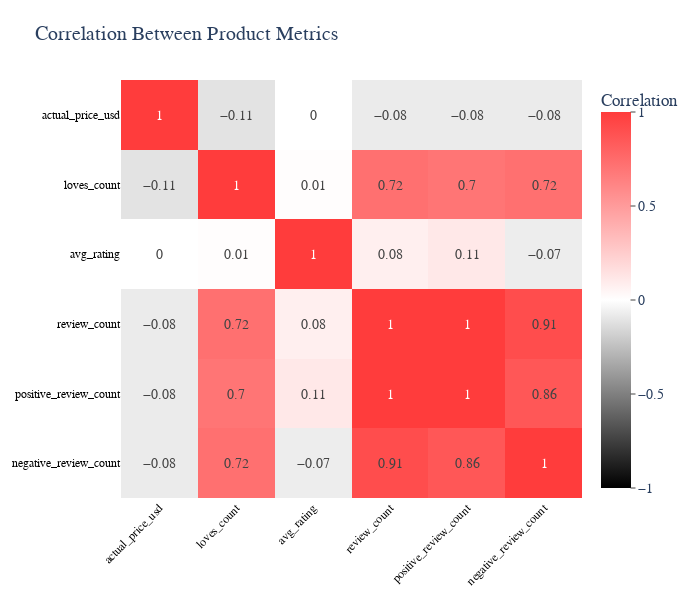

Write notebook code for a chart like this one.
### Code cell
import pandas as pd
import plotly.express as px

# Step 1: Label review type
all_reviews_df['rating'] = pd.to_numeric(all_reviews_df['rating'], errors='coerce')
all_reviews_df = all_reviews_df.dropna(subset=['rating', 'product_id'])

all_reviews_df['review_type'] = all_reviews_df['rating'].apply(
    lambda x: 'positive' if x >= 4 else 'negative'
)

# Step 2: Aggregate per product
review_stats = all_reviews_df.groupby('product_id').agg(
    avg_rating=('rating', 'mean'),
    review_count=('rating', 'count'),
    positive_review_count=('review_type', lambda x: (x == 'positive').sum()),
    negative_review_count=('review_type', lambda x: (x == 'negative').sum())
).reset_index()

# Step 3: Merge with product info
correlation_df = pd.merge(
    product_info_df,
    review_stats,
    on='product_id',
    how='inner'
)

# Step 4: Select features
features = correlation_df[[
    'actual_price_usd',
    'loves_count',
    'avg_rating',
    'review_count',
    'positive_review_count',
    'negative_review_count'
]].dropna()

# Step 5: Compute correlation matrix
corr_matrix = features.corr().round(2)

# Step 6: Prettify the heatmap
fig = px.imshow(
    corr_matrix,
    text_auto=True,
    color_continuous_scale=[
        [0.0, 'black'],
        [0.5, 'white'],
        [1.0, 'rgba(255, 50, 50, 0.95)']
    ],
    range_color=[-1, 1],
    title='Correlation Between Product Metrics',
    aspect='auto'
)

fig.update_layout(
    font=dict(size=14, family='Arial'),
    width=700,
    height=600,
    margin=dict(t=80, b=60, l=80, r=60),
    plot_bgcolor='white',
    paper_bgcolor='white',
    coloraxis_colorbar=dict(
        title='Correlation',
        ticks='outside',
        tickvals=[-1, -0.5, 0, 0.5, 1],
    )
)

fig.update_xaxes(
    side='bottom',
    tickangle=-45,
    tickfont=dict(size=12, family='Arial', color='black')
)
fig.update_yaxes(
    tickfont=dict(size=12, family='Arial', color='black'),
    autorange='reversed'
)

fig.show()

### Figure 1 — Plotly figure (JSON) as saved in the notebook; plotly's stock layout.template omitted (floating-point values rounded to 4 significant figures)
{"data": [{"coloraxis": "coloraxis", "hovertemplate": "x: %{x}<br>y: %{y}<br>color: %{z}<extra></extra>", "name": "0", "texttemplate": "%{z}", "type": "heatmap", "x": ["actual_price_usd", "loves_count", "avg_rating", "review_count", "positive_review_count", "negative_review_count"], "xaxis": "x", "y": ["actual_price_usd", "loves_count", "avg_rating", "review_count", "positive_review_count", "negative_review_count"], "yaxis": "y", "z": [[1.0, -0.11, 0.0, -0.08, -0.08, -0.08], [-0.11, 1.0, 0.01, 0.72, 0.7, 0.72], [0.0, 0.01, 1.0, 0.08, 0.11, -0.07], [-0.08, 0.72, 0.08, 1.0, 1.0, 0.91], [-0.08, 0.7, 0.11, 1.0, 1.0, 0.86], [-0.08, 0.72, -0.07, 0.91, 0.86, 1.0]]}], "layout": {"coloraxis": {"cmax": 1, "cmin": -1, "colorbar": {"ticks": "outside", "tickvals": [-1, -0.5, 0, 0.5, 1], "title": {"text": "Correlation"}}, "colorscale": [[0, "black"], [0.5, "white"], [1, "rgba(255, 50, 50, 0.95)"]]}, "font": {"family": "Arial", "size": 14}, "height": 600, "margin": {"b": 60, "l": 80, "r": 60, "t": 80}, "paper_bgcolor": "white", "plot_bgcolor": "white", "title": {"text": "Correlation Between Product Metrics"}, "width": 700, "xaxis": {"anchor": "y", "domain": [0, 1], "side": "bottom", "tickangle": -45, "tickfont": {"color": "black", "family": "Arial", "size": 12}}, "yaxis": {"anchor": "x", "autorange": "reversed", "domain": [0, 1], "tickfont": {"color": "black", "family": "Arial", "size": 12}}}}
